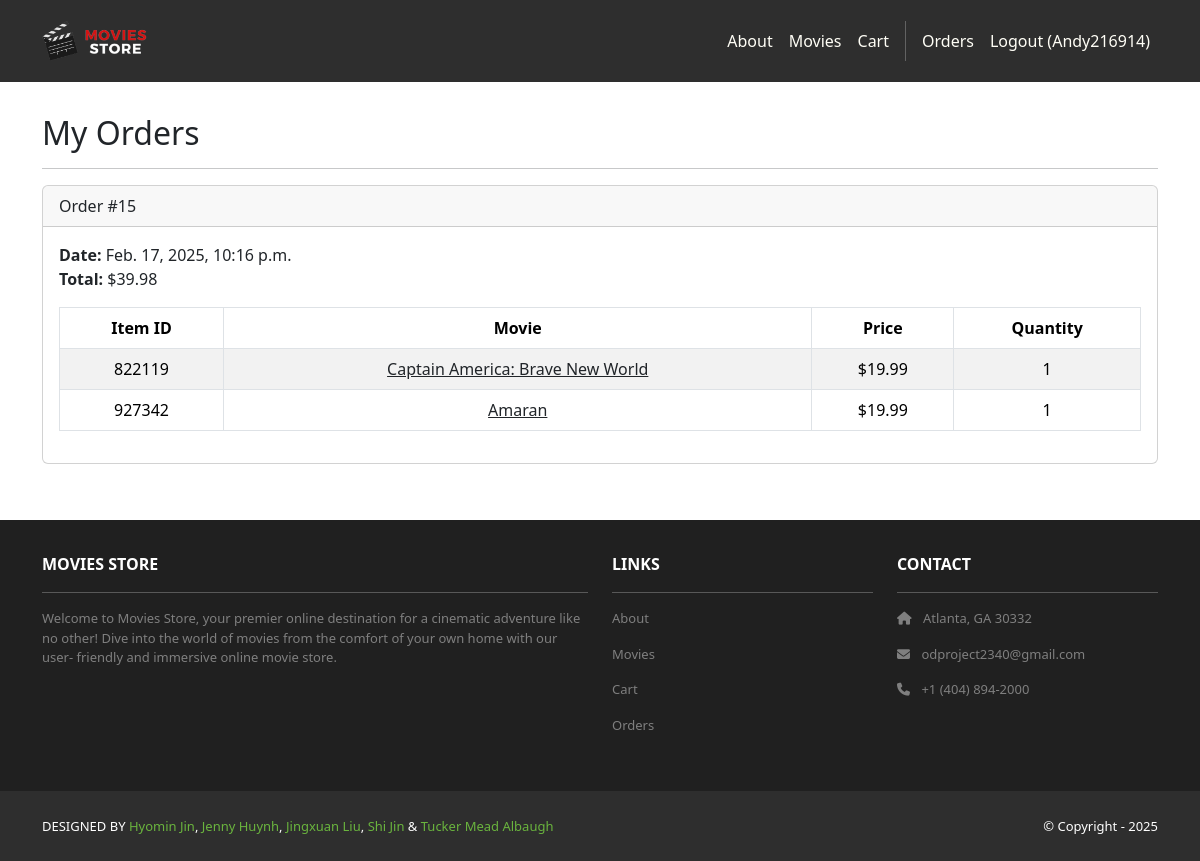
/accounts/orders/ (signed in), run on an earlier commit of the app's database.
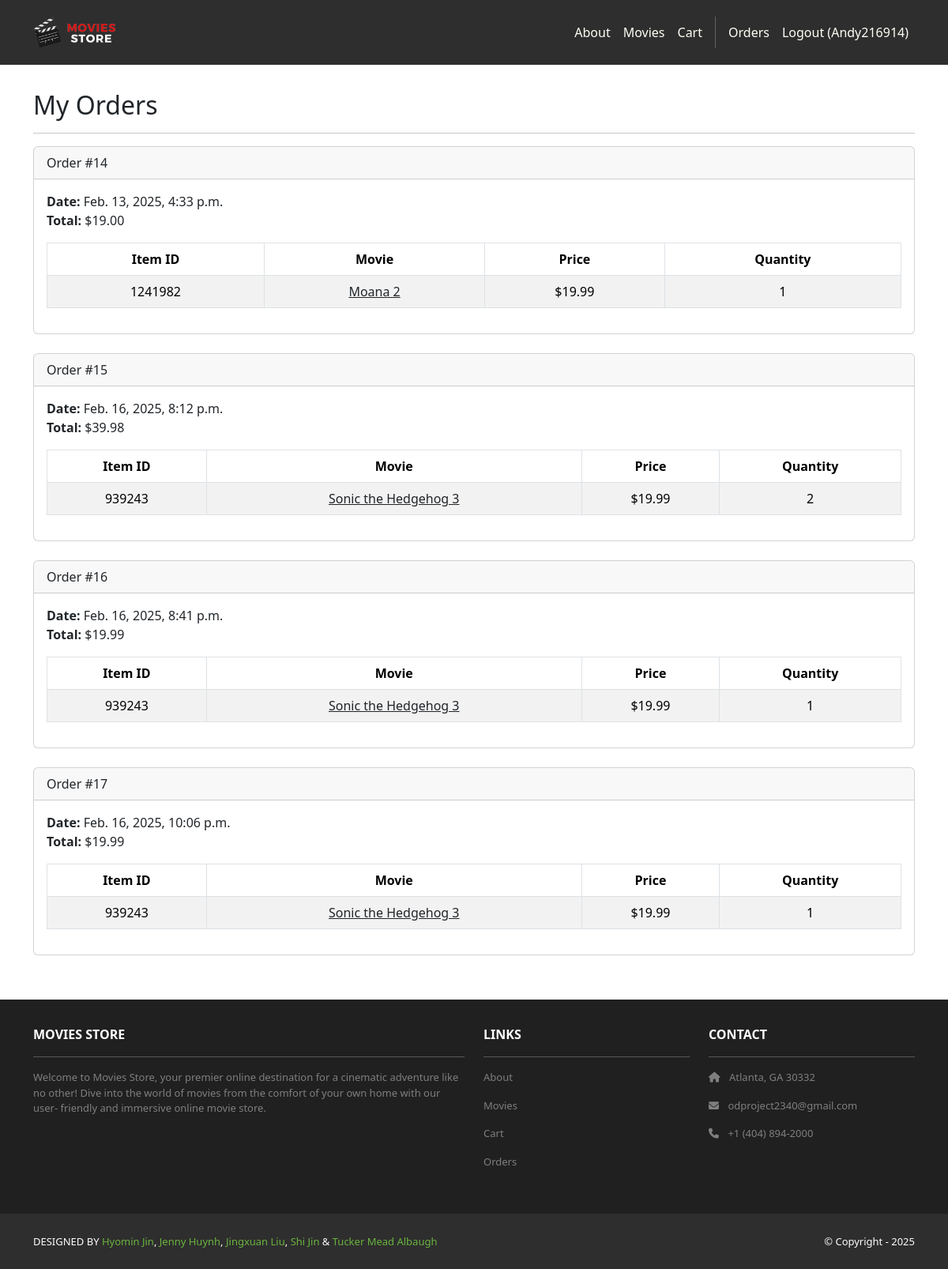
And on a later commit of the database.
### cart/models.py (models this page shows, shortened)
class Order(models.Model):
    id = models.AutoField(primary_key=True)
    total = models.DecimalField(max_digits=10, decimal_places=2, default=Decimal('0.00'))
    date = models.DateTimeField(auto_now_add=True)
    user = models.ForeignKey(User,
        on_delete=models.CASCADE)

class Item(models.Model):
    id = models.AutoField(primary_key=True)
    price = models.DecimalField(max_digits=10, decimal_places=2, default=Decimal('0.00'))
    quantity = models.IntegerField()
    order = models.ForeignKey(Order,
        on_delete=models.CASCADE)
    movie = models.ForeignKey(Movie,
        on_delete=models.CASCADE)

### movies/models.py (models this page shows, shortened)
class Movie(models.Model):
    id = models.AutoField(primary_key=True)
    name = models.CharField(max_length=255)
    price = models.DecimalField(max_digits=5, decimal_places=2)
    description = models.TextField()
    image = models.URLField(max_length=500, blank=True)

### accounts/views.py (the view)
# urls.py: path('orders/', views.orders, name='accounts.orders'),
@login_required
def orders(request):
    template_data = {}
    template_data['title'] = 'Orders'
    template_data['orders'] = request.user.order_set.all()
    return render(request, 'accounts/orders.html',
        {'template_data': template_data})

### accounts/templates/accounts/orders.html
{% extends 'base.html' %}
{% block content %}
<div class="p-3">
  <div class="container">
    <div class="row mt-3">
      <div class="col mx-auto mb-3">
        <h2>My Orders</h2>
        <hr />
        {% for order in template_data.orders %}
        <div class="card mb-4">
          <div class="card-header">
            Order #{{ order.id }}
          </div>
          <div class="card-body">
            <b>Date:</b> {{ order.date }}<br />
            <b>Total:</b> ${{ order.total }}<br />
            <table class="table table-bordered
              table-striped text-center mt-3">
              <thead>
                <tr>
                  <th scope="col">Item ID</th>
                  <th scope="col">Movie</th>
                  <th scope="col">Price</th>
                  <th scope="col">Quantity</th>
                </tr>
              </thead>
              <tbody>
                {% for item in order.item_set.all %}
                <tr>
                  <td>{{ item.movie.id }}</td>
                  <td>
                    <a class="link-dark"
                      href="{% url 'movies.show' id=item.movie.id %}">
                      {{ item.movie.name }}
                    </a>
                  </td>
                  <td>${{ item.movie.price }}</td>
                  <td>{{ item.quantity }}</td>
                </tr>
                {% endfor %}
              </tbody>
            </table>
          </div>
        </div>
        {% endfor %}
      </div>
    </div>
  </div>
</div>
{% endblock content %}

### moviesstore/templates/base.html (shortened to what this page needs)
<!DOCTYPE html>
<html>
  {% load static %}
  <head>
    <link href=
      "https://cdn.jsdelivr.net/npm/bootstrap@5.3.3/dist/css/bootstrap.min.css" rel="stylesheet"
>
    <link rel=
      "stylesheet"  href="https://cdnjs.cloudflare.com/ajax/libs/font-awesome/6.1.1/css/all.min.css">
    <link rel="stylesheet" type="text/css"
          href="{% static 'css/style.css' %}">
  </head>
  <body>
  <div class="page-container d-flex flex-column min-vh-100">
    <nav class="p-3 navbar navbar-dark bg-dark
         navbar-expand-lg">
      <div class="container">
        <a class="navbar-brand"
           href="{% url 'home.index' %}">
                <img src="{% static 'img/logo.png' %}" alt="logo"
               height="40" />
        </a>
        <div class="collapse navbar-collapse"
             id="navbarNavAltMarkup">
          <div class="navbar-nav ms-auto navbar-ml">
            <a class="nav-link"
               href="{% url 'home.about' %}">About</a>
            <a class="nav-link" href=
              "{% url 'movies.index' %}">Movies</a>
            <a class="nav-link" href="{% url 'cart.index' %}">Cart</a>
            {% if user.is_authenticated %}
                <a class="nav-link"
              href="{% url 'accounts.orders' %}">Orders
            </a>
            <a class="nav-link"
              href="{% url 'accounts.logout' %}">Logout ({{ user.username }})</a>
            {% endif %}
          </div>
        </div>
      </div>
    </nav>
    <div class="flex-grow-1">
      {% block content %}
      {% endblock content %}
    </div>
    <section class="p-3 ms-footer d-none d-md-block">
      <div class="container">
        <div class="row mt-3 text-white">
          <div class="col-md-6 col-lg-6 col-xl-6
               mx-auto mb-4">
            <b>MOVIES STORE</b>
            <hr />
            <p>
              Welcome to Movies Store, your premier online
              destination for a cinematic adventure like no
              other! Dive into the world of movies from the
              comfort of your own home with our user-
              friendly and immersive online movie store.
            </p>
          </div>
          <div class="col-md-3 col-lg-3 col-xl-3
               mx-auto mb-4">
          <b>LINKS</b>
          <hr />
          <p><a class="nav-link" href="{% url 'home.about' %}">About</a></p>
          <p><a class="nav-link" href="{% url 'movies.index' %}">Movies</a></p>
          <p><a class="nav-link" href="{% url 'cart.index' %}">Cart</a></p>
          <p><a class="nav-link" href="{% url 'accounts.orders' %}">Orders</a></p>
          </div>
          <div class="col-md-3 col-lg-3 col-xl-3 mx-auto
               mb-4">
            <b>CONTACT</b>
            <hr />
            <p><i class="fas fa-home me-2"></i>
              Atlanta, GA 30332
            </p>
            <p><i class="fas fa-envelope me-2"></i>
              odproject2340@gmail.com
            </p>
            <p><i class="fas fa-phone me-2"></i>
              +1 (404) 894-2000
            </p>
          </div>
        </div>
      </div>
    </section>
    <section class="p-3 ms-footer-bottom bg-dark">
      <div class="container d-flex
           justify-content-between">
        <div class="me-5 text-white">
<span>DESIGNED BY
            <a href="https://www.linkedin.com/in/hyomin-jin-180230351/"
            target="_blank">Hyomin Jin</a>,
            <a href="https://www.linkedin.com/in/jenny-huynh-5ab5b9253/"
            target="_blank">Jenny Huynh</a>,
            <a href="https://www.linkedin.com/in/jing-xuan-liu-b24b28248/"
            target="_blank">Jingxuan Liu</a>,
            <a href="https://www.linkedin.com/in/shi-jin-151b6832b/"
            target="_blank">Shi Jin</a> &
            <a href="https://www.linkedin.com/in/tucker-albaugh-3b322732b/"
            target="_blank">Tucker Mead Albaugh</a>
          </span>
        </div>
        <div class="text-white">
          <span>© Copyright - 2025</span>
        </div>
      </div>
    </section>
  </div>
  </body>
</html>

### moviesstore/static/css/style.css (style rules this page uses)
.navbar a.nav-link { color: #FFFEF6 !important; }
.bg-dark { background-color: #2E2E2E !important; }
.ms-footer { background-color: #202020; }
.ms-footer p { color: #7F7F7F; font-size: 13px; }
.ms-footer-bottom span { font-size: 13px; line-height: 38px; }
.ms-footer-bottom a { color: #6ab43e; text-decoration: none; }

What changed in the data, as far as the page shows it:
added Order: id "14", date "Feb. 13, 2025, 4:33 p.m.", total "19.00"
added Item: movie.id "1241982", movie.name "Moana 2", movie.price "19.99", quantity "1", shown under "14"
changed Order id 15: date "Feb. 17, 2025, 10:16 p.m." → "Feb. 16, 2025, 8:12 p.m."; loses Item (movie.id "927342", movie.name "Amaran", movie.price "19.99", quantity "1")
changed Item (number 2 of 4 on the later page): movie.id "822119" → "939243"; movie.name "Captain America: Brave New World" → "Sonic the Hedgehog 3"; quantity "1" → "2"
added Order: id "16", date "Feb. 16, 2025, 8:41 p.m.", total "19.99", Item (movie.id "939243", movie.name "Sonic the Hedgehog 3", movie.price "19.99", quantity "1")
added Order: id "17", date "Feb. 16, 2025, 10:06 p.m.", total "19.99"
added Item: movie.id "939243", movie.name "Sonic the Hedgehog 3", movie.price "19.99", quantity "1", shown under "17"
